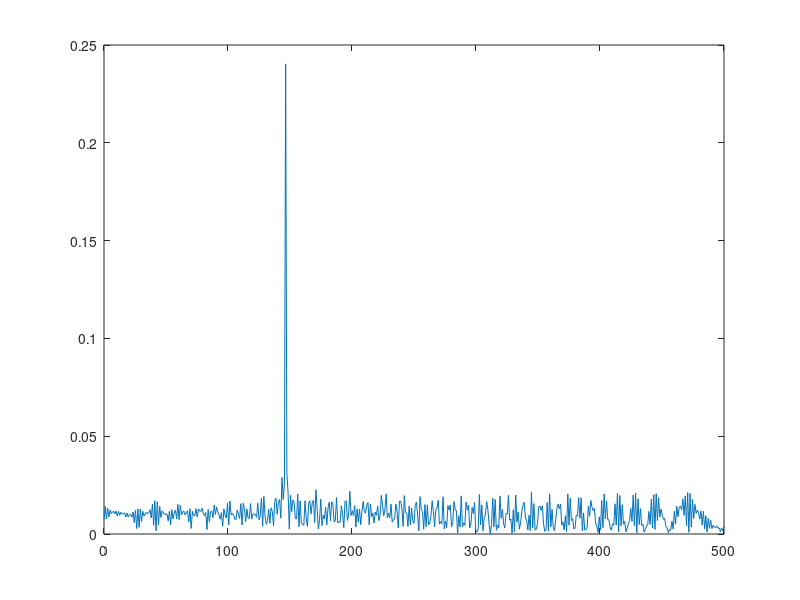
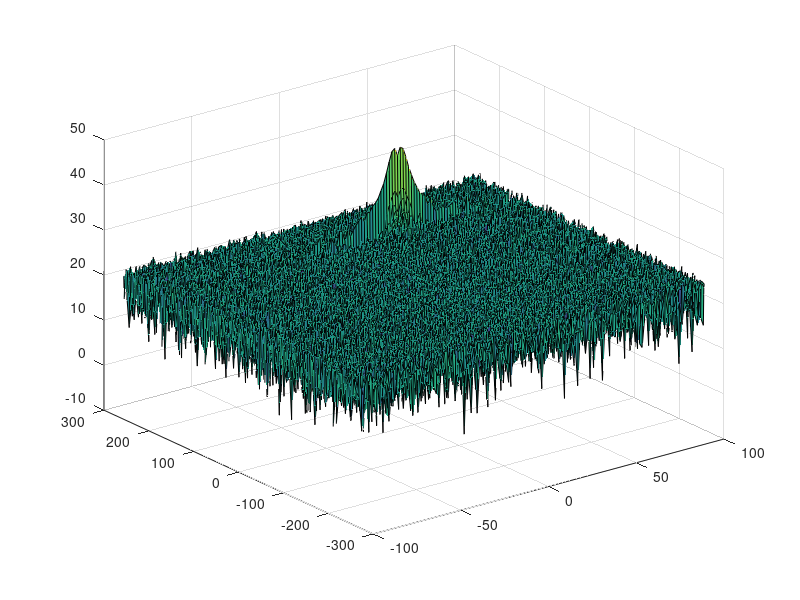
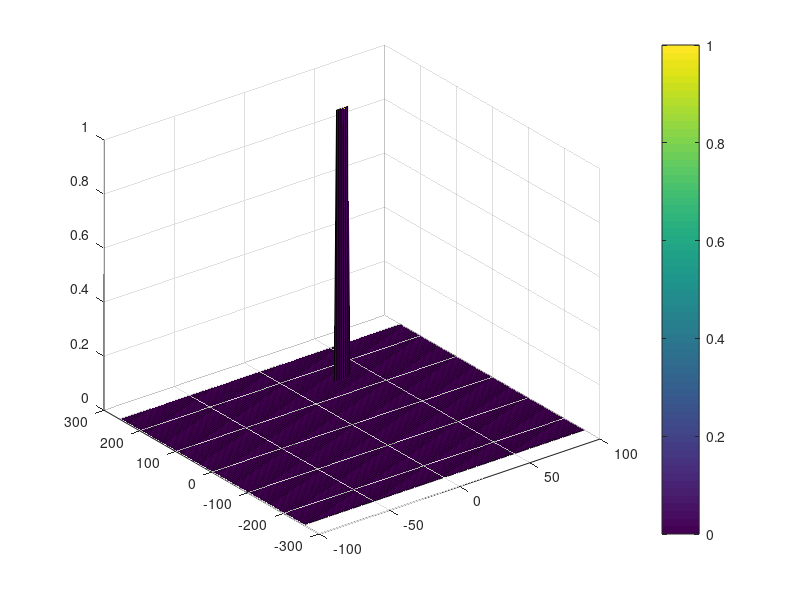

These figures' MATLAB source, in order:
clear, clc, close all;
%% Radar Specifications 
%%%%%%%%%%%%%%%%%%%%%%%%%%%
% Frequency of operation = 77GHz
% Max Range = 200m
% Range Resolution = 1 m
% Max Velocity = 100 m/s
%%%%%%%%%%%%%%%%%%%%%%%%%%%
c = 3*10^8;
delta_r = 1;
Rmax = 200;

%speed of light = 3e8
%% User Defined Range and Velocity of target
% *%TODO* :
% define the target's initial position and velocity. Note : Velocity
% remains constant
 R = 150;
 v = 30;
 x = R;

%% FMCW Waveform Generation

% *%TODO* :
%Design the FMCW waveform by giving the specs of each of its parameters.
% Calculate the Bandwidth (B), Chirp Time (Tchirp) and Slope (slope) of the FMCW
% chirp using the requirements above.
B = c/(2*delta_r);
Tchirp = 5.5*2*Rmax/c;
slope = B/Tchirp;

%Operating carrier frequency of Radar 
fc= 77e9;             %carrier freq

                                                          
%The number of chirps in one sequence. Its ideal to have 2^ value for the ease of running the FFT
%for Doppler Estimation. 
Nd=128;                   % #of doppler cells OR #of sent periods % number of chirps

%The number of samples on each chirp. 
Nr=1024;                  %for length of time OR # of range cells

% Timestamp for running the displacement scenario for every sample on each
% chirp
t=linspace(0,Nd*Tchirp,Nr*Nd); %total time for samples


%Creating the vectors for Tx, Rx and Mix based on the total samples input.
Tx=zeros(1,length(t)); %transmitted signal
Rx=zeros(1,length(t)); %received signal
Mix = zeros(1,length(t)); %beat signal

%Similar vectors for range_covered and time delay.
r_t=zeros(1,length(t));
td=zeros(1,length(t));


%% Signal generation and Moving Target simulation
% Running the radar scenario over the time. 

for i=1:length(t)     
    
    % *%TODO* :
    %For each time stamp update the Range of the Target for constant velocity. 
    r_t(i) = R + v*t(i);

    td(i) = 2*r_t(i)/c;
    
    % *%TODO* :
    %For each time sample we need update the transmitted and
    %received signal.
    Tx(i) = cos(2*pi*(fc*t(i) + slope*(t(i)^2)/2));
    Rx(i) = cos(2*pi*(fc*(t(i) - td(i)) + slope*((t(i) - td(i))^2)/2));
    
    % *%TODO* :
    %Now by mixing the Transmit and Receive generate the beat signal
    %This is done by element wise matrix multiplication of Transmit and
    %Receiver Signal
    Mix(i) = Tx(i) * Rx(i);
end

%% RANGE MEASUREMENT

 % *%TODO* :
%reshape the vector into Nr*Nd array. Nr and Nd here would also define the size of
%Range and Doppler FFT respectively.
Mix  = reshape(Mix, [Nr, Nd]);

 % *%TODO* :
%run the FFT on the beat signal along the range bins dimension (Nr) and
%normalize.
Y = fft(Mix, [], 1);

 % *%TODO* :
% Take the absolute value of FFT output
% L = length(t);
L = Nr;
P2 = abs(Y/L);

 % *%TODO* :
% Output of FFT is double sided signal, but we are interested in only one side of the spectrum.
% Hence we throw out half of the samples.
P1 = P2(1:(L/2+1));

%plotting the range
figure('Name','Range from First FFT')
% subplot(2,1,1)

 % *%TODO* :
 % plot FFT output 
Fs = 1000;
f = Fs*(0:(L/2))/L;
plot(f,P1) 
saveas(gcf,'FirstFFT.png')
axis ([0 200 0 1]);

%% RANGE DOPPLER RESPONSE
% The 2D FFT implementation is already provided here. This will run a 2DFFT
% on the mixed signal (beat signal) output and generate a range doppler
% map.You will implement CFAR on the generated RDM


% Range Doppler Map Generation.

% The output of the 2D FFT is an image that has reponse in the range and
% doppler FFT bins. So, it is important to convert the axis from bin sizes
% to range and doppler based on their Max values.

Mix=reshape(Mix,[Nr,Nd]);

% 2D FFT using the FFT size for both dimensions.
sig_fft2 = fft2(Mix,Nr,Nd);

% Taking just one side of signal from Range dimension.
sig_fft2 = sig_fft2(1:Nr/2,1:Nd);
sig_fft2 = fftshift (sig_fft2);
RDM = abs(sig_fft2);
RDM = 10*log10(RDM) ;

%use the surf function to plot the output of 2DFFT and to show axis in both
%dimensions
doppler_axis = linspace(-100,100,Nd);
range_axis = linspace(-200,200,Nr/2)*((Nr/2)/400);
figure('Name','2D FFT Result')
surf(doppler_axis,range_axis,RDM);
saveas(gcf,'2DFFT.png')

%% CFAR implementation

%Slide Window through the complete Range Doppler Map

% *%TODO* :
%Select the number of Training Cells in both the dimensions.
Tr = 1;
Td = 2;

% *%TODO* :
%Select the number of Guard Cells in both dimensions around the Cell under 
%test (CUT) for accurate estimation
Gr = 1;
Gd = 2;

% *%TODO* :
% offset the threshold by SNR value in dB
offset = 10;

% *%TODO* :
%Create a vector to store noise_level for each iteration on training cells
noise_level = zeros(1,1);


% *%TODO* :
%design a loop such that it slides the CUT across range doppler map by
%giving margins at the edges for Training and Guard Cells.
%For every iteration sum the signal level within all the training
%cells. To sum convert the value from logarithmic to linear using db2pow
%function. Average the summed values for all of the training
%cells used. After averaging convert it back to logarithimic using pow2db.
%Further add the offset to it to determine the threshold. Next, compare the
%signal under CUT with this threshold. If the CUT level > threshold assign
%it a value of 1, else equate it to 0.
Nr = Nr / 2;

for i = (Tr + Gr + 1):(Nr - (Tr + Gr))
    for j = (Td + Gd + 1):(Nd - (Td + Gd))
        % Use RDM[x,y] as the matrix from the output of 2D FFT for implementing CFAR

        noise_level_full = sum(sum(db2pow(RDM((i - (Tr + Gr)):(i + Tr + Gr), (j - (Td + Gd)):(j + Td + Gd)))));
        noise_level_guard = sum(sum(db2pow(RDM((i - Gr):(i + Gr), (j - Gd):(j + Gd)))));
        noise_level = noise_level_full - noise_level_guard;
        
        numTrCell = (2*Tr + 2*Gr + 1)*(2*Td + 2*Gd + 1) - (2*Gr + 1)*(2*Gd + 1);
        threshold = (pow2db(noise_level/numTrCell)) + offset;
        
        if RDM(i,j) > threshold
            RDM(i,j) = 1;
        else
            RDM(i,j) = 0;
        end
    end
end
% *%TODO* :
% The process above will generate a thresholded block, which is smaller 
%than the Range Doppler Map as the CUT cannot be located at the edges of
%matrix. Hence,few cells will not be thresholded. To keep the map size same
% set those values to 0. 
for i = 1:Nr
    for j = 1:Nd
        if (RDM(i,j) == 0) || (RDM(i,j) == 1)
            continue
        else
            RDM(i,j) = 0;
        end
    end  
end

% *%TODO* :
%display the CFAR output using the Surf function like we did for Range
%Doppler Response output.
figure('Name','CFAR Result')
surf(doppler_axis,range_axis,RDM);
colorbar;
saveas(gcf,'CFAR.png')